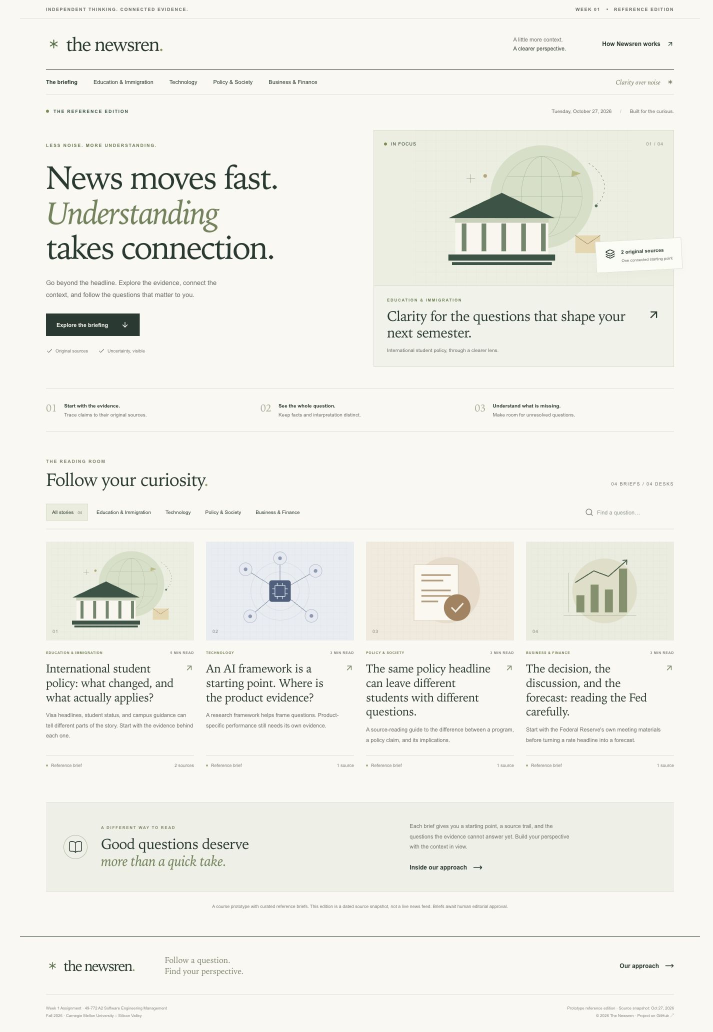
#> input picture docs/previews/phase-1-home.jpg, 1425 x 2064 px (shown at 1/2 size)
$ python create-demo-gif.py
#> lines starting #> are read from the running program, lines starting #| are printed output that depends on the picture
#> in make_slide, screenshot is the input picture: PIL image 1425x2064 RGB; mean R, G, B 240, 239.9, 233.5
from pathlib import Path
from PIL import Image, ImageDraw, ImageFont

ROOT = Path(__file__).resolve().parents[1]
PREVIEWS = ROOT / "docs" / "previews"
OUTPUT = ROOT / "docs" / "demo" / "newsren-phase-4-demo.gif"

SLIDES = [
    ("phase-1-home.jpg", "01  DISCOVER", "Four desks for evolving, evidence-heavy questions"),
    ("phase-1-story.jpg", "02  UNDERSTAND", "A reference brief keeps claims, dates, and sources visible"),
    ("phase-2-story.jpg", "03  INVESTIGATE", "Ask Newsren answers from the active evidence bundle—or abstains"),
    ("phase-3-follows.jpg", "04  FOLLOW", "Browser-local follows demonstrate material-change review"),
    ("phase-4-evaluation.jpg", "05  EVALUATE", "Trust, usefulness, accessibility, latency, and cost are release gates"),
    ("phase-4-mobile.jpg", "06  RESPONSIVE", "The same evidence path remains readable at 390 pixels"),
]

CANVAS = (1280, 720)
PAPER = "#f9f8f3"
INK = "#263a30"
GREEN = "#70845a"


def font(size: int, bold: bool = False):
    candidates = [
        "/System/Library/Fonts/Supplemental/Arial Bold.ttf" if bold else "/System/Library/Fonts/Supplemental/Arial.ttf",
        "/usr/share/fonts/truetype/dejavu/DejaVuSans-Bold.ttf" if bold else "/usr/share/fonts/truetype/dejavu/DejaVuSans.ttf",
    ]
    for candidate in candidates:
        if Path(candidate).exists():
            return ImageFont.truetype(candidate, size)
    return ImageFont.load_default()


def cover(image: Image.Image, box: tuple[int, int]):
#> called with box = (1280, 575)
    scale = max(box[0] / image.width, box[1] / image.height)
#> scale = 0.898
    resized = image.resize(
        (round(image.width * scale), round(image.height * scale)),
        Image.Resampling.LANCZOS,
    )
    left = max(0, (resized.width - box[0]) // 2)
#> left = 0
    top = max(0, (resized.height - box[1]) // 2)
#> top = 639
    return resized.crop((left, top, left + box[0], top + box[1]))


def make_slide(filename: str, eyebrow: str, caption: str):
    canvas = Image.new("RGB", CANVAS, PAPER)
    screenshot = Image.open(PREVIEWS / filename).convert("RGB")
    screenshot = cover(screenshot, (1280, 575))
    canvas.paste(screenshot, (0, 0))

    overlay = Image.new("RGBA", (1280, 145), (249, 248, 243, 248))
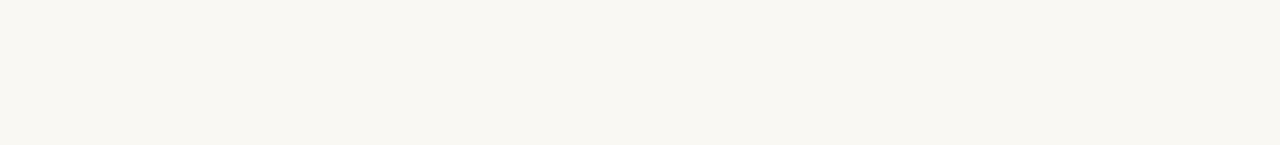
#> overlay: PIL image 1280x145 RGBA; mean R, G, B, A 249, 248, 243, 248; transparent parts drawn white
    canvas.paste(overlay.convert("RGB"), (0, 575))
    draw = ImageDraw.Draw(canvas)
    draw.line((58, 575, 1222, 575), fill=INK, width=2)
    draw.text((58, 603), eyebrow, font=font(18, True), fill=GREEN)
    draw.text((58, 640), caption, font=font(30), fill=INK)
    draw.text((1120, 609), "the newsren.", font=font(18, True), fill=INK)
    draw.text((1120, 642), "WEEK 01", font=font(12, True), fill=GREEN)
    return canvas


OUTPUT.parent.mkdir(parents=True, exist_ok=True)
frames = [make_slide(*slide) for slide in SLIDES]
#> call 2 of make_slide, with filename = 'phase-1-story.jpg', eyebrow = '02  UNDERSTAND'
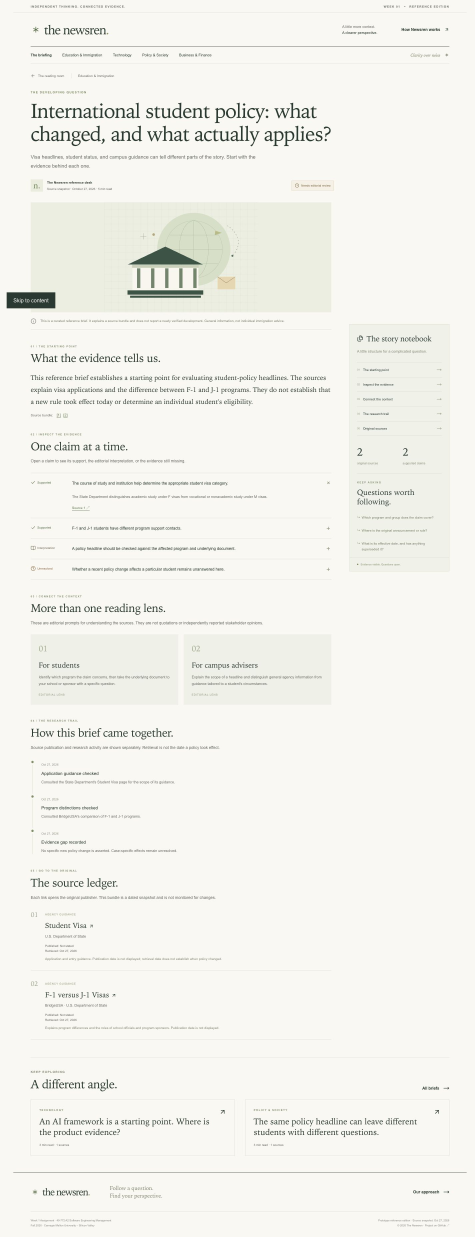
#> input picture docs/previews/phase-1-story.jpg, 1425 x 3710 px (shown at 1/3 size)
#> in make_slide, screenshot is the input picture: PIL image 1425x3710 RGB; mean R, G, B 243.3, 242.9, 237
#> call 3 of make_slide, with filename = 'phase-2-story.jpg', eyebrow = '03  INVESTIGATE'
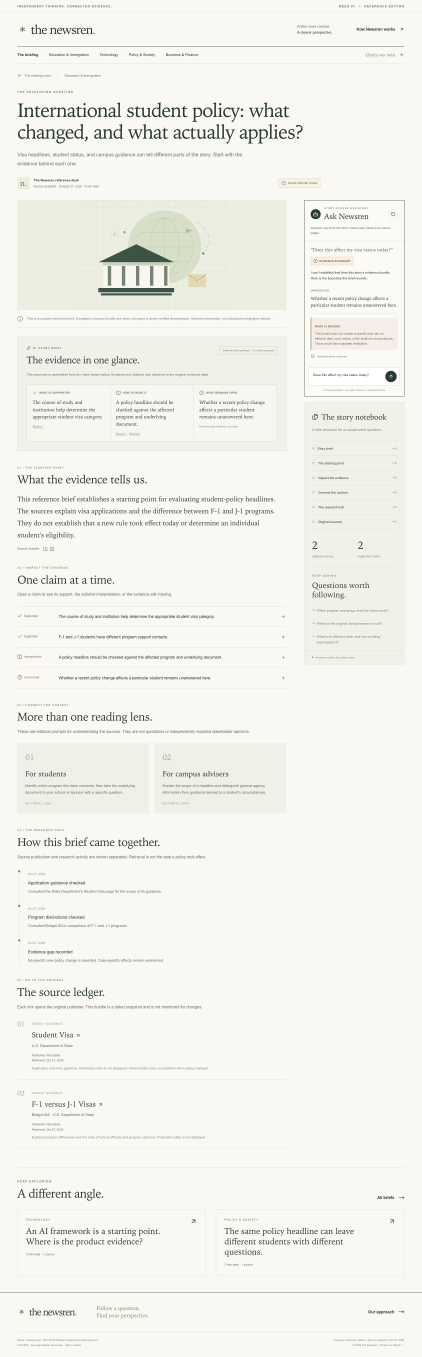
#> input picture docs/previews/phase-2-story.jpg, 1265 x 4070 px (shown at 1/3 size)
#> in make_slide, screenshot is the input picture: PIL image 1265x4070 RGB; mean R, G, B 242.7, 242.3, 236.4
#> call 4 of make_slide, with filename = 'phase-3-follows.jpg', eyebrow = '04  FOLLOW'
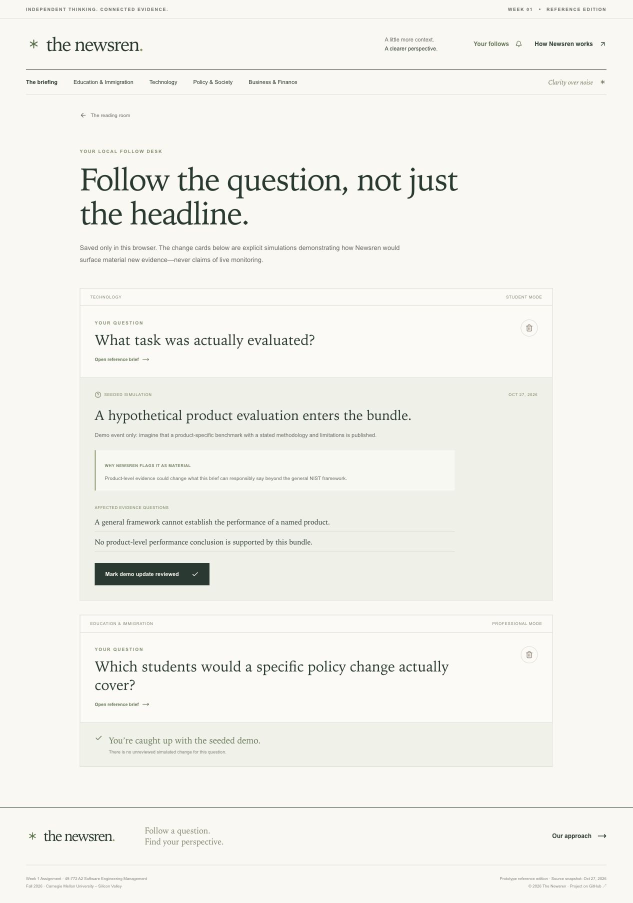
#> input picture docs/previews/phase-3-follows.jpg, 1265 x 1806 px (shown at 1/2 size)
#> in make_slide, screenshot is the input picture: PIL image 1265x1806 RGB; mean R, G, B 242.9, 242.6, 237
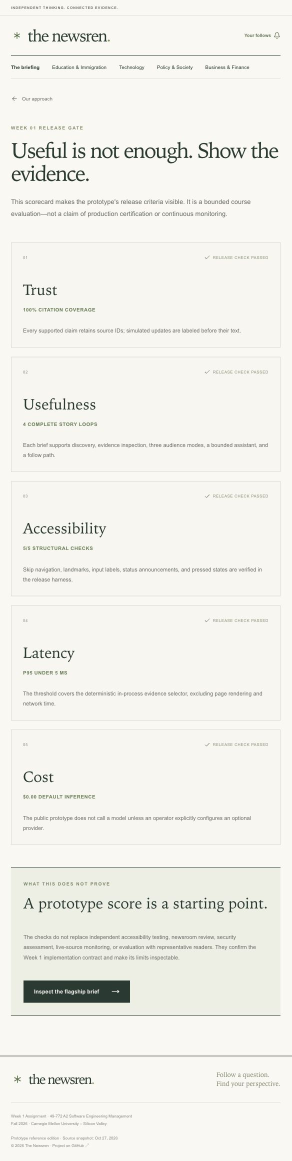
#> input picture docs/previews/phase-4-evaluation.jpg, 583 x 2322 px (shown at 1/2 size)
#> in make_slide, screenshot is the input picture: PIL image 583x2322 RGB; mean R, G, B 241.2, 240.8, 235
#> in cover (call 5), `return resized.crop((left, top, left + box[0], top + box[1]))`:
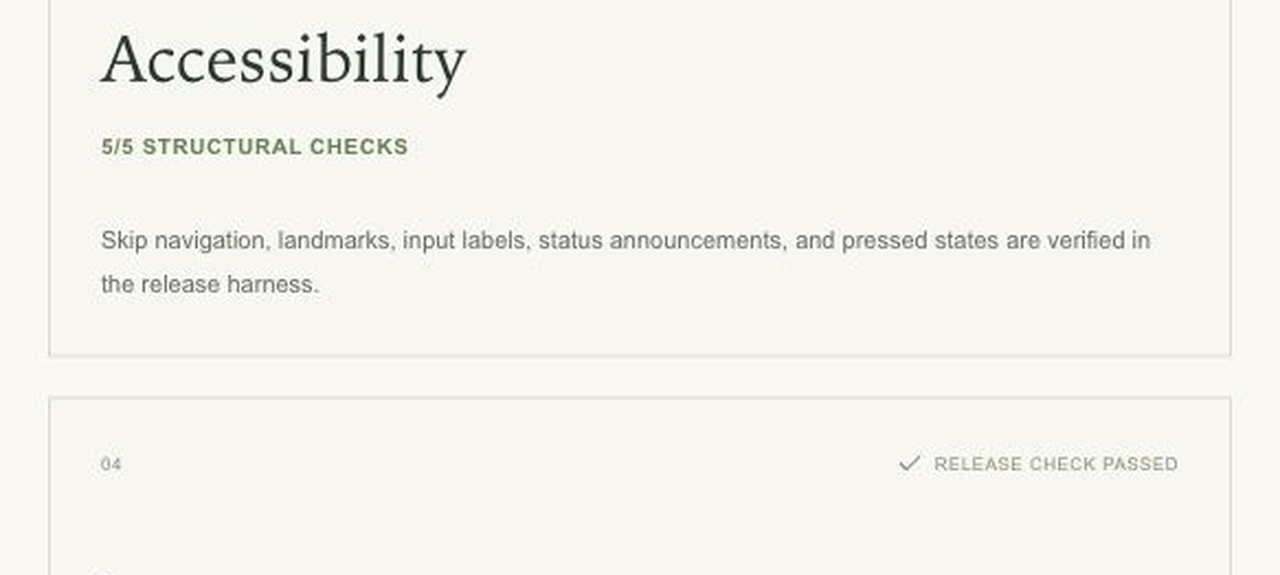
#> returned value: PIL image 1280x575 RGB; mean R, G, B 244, 243.2, 238
#> in make_slide (call 5), `canvas.paste(screenshot, (0, 0))`:
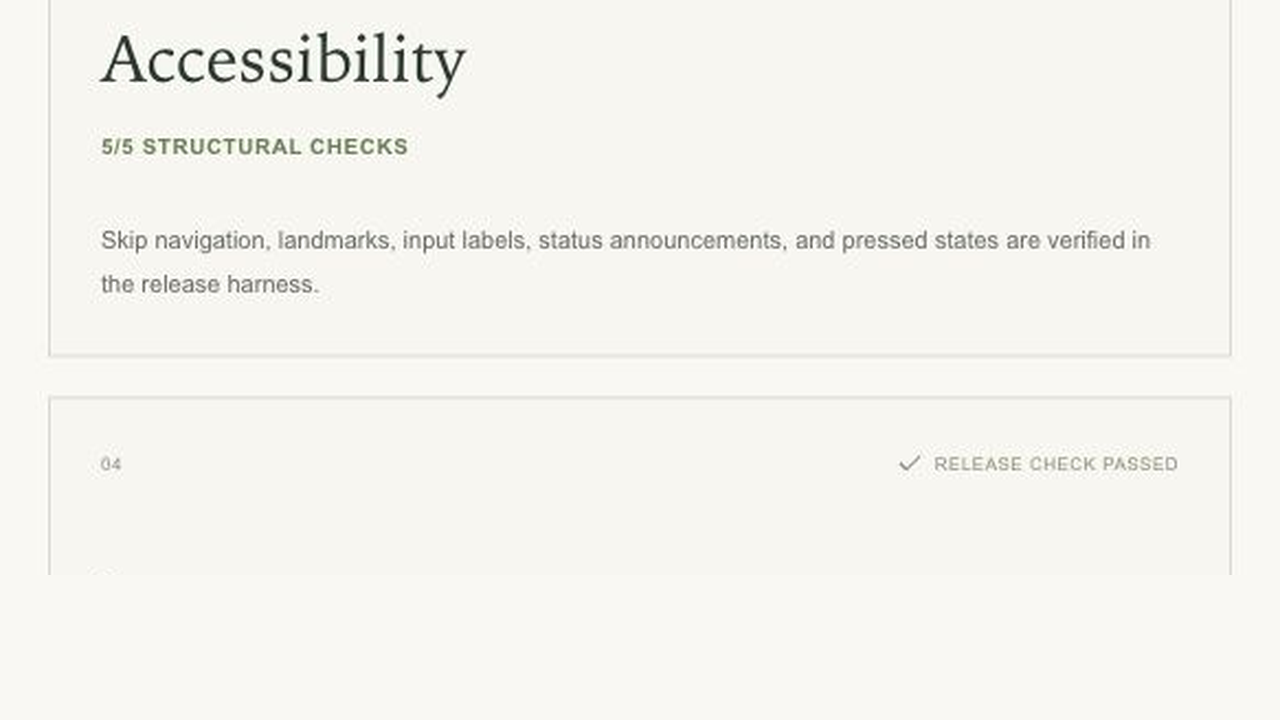
#> canvas: PIL image 1280x720 RGB; mean R, G, B 245, 244.1, 239
#> (the run stopped early here; a loop or call above may not have finished)
